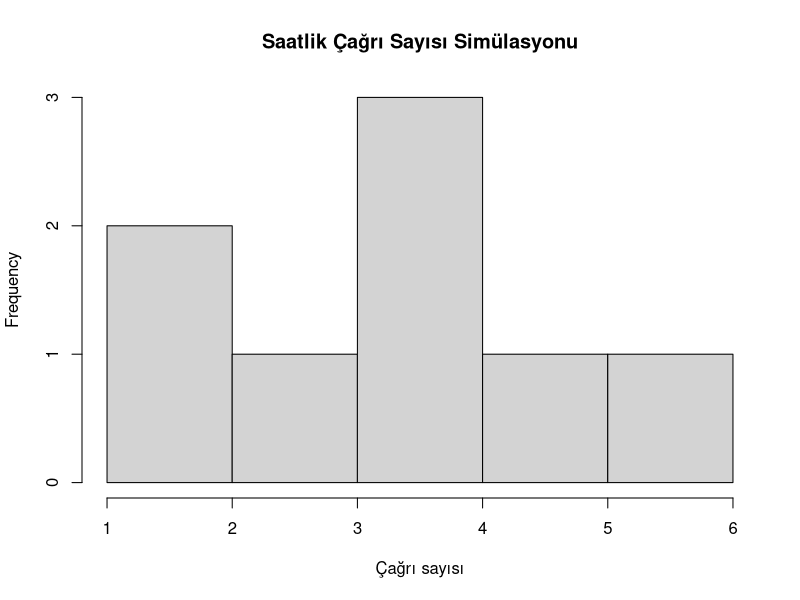
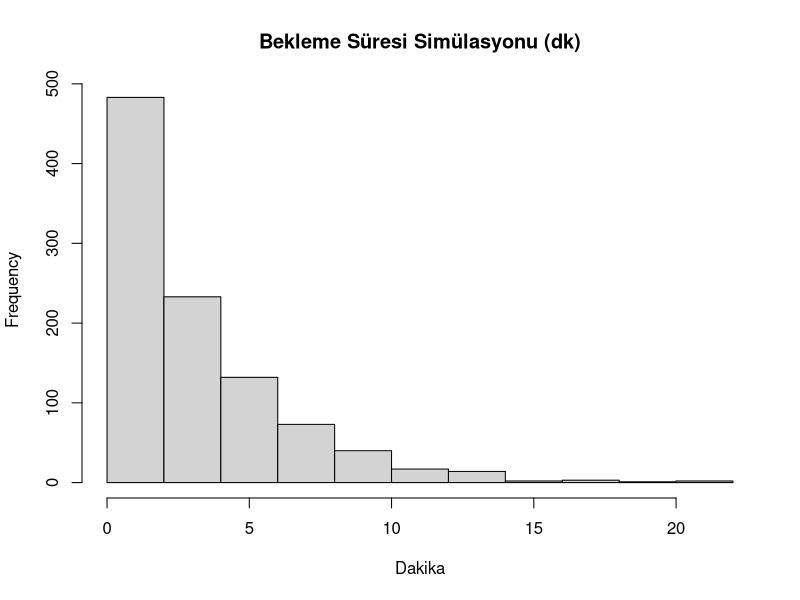

Source code (R) for these figures, in order:
## ---- chunk 1
dbinom(x = 2, size = 20, prob = 0.03)
## ---- chunk 2
pbinom(q = 2, size = 20, prob = 0.03)
## ---- chunk 3
dpois(x = 6, lambda = 4)
## ---- chunk 4
set.seed(2026)
gunluk_cagrilar <- rpois(n = 8, lambda = 4)
gunluk_cagrilar
hist(gunluk_cagrilar, main = "Saatlik Çağrı Sayısı Simülasyonu",
     xlab = "Çağrı sayısı")
## ---- chunk 5
1 - pnorm(q = 85, mean = 70, sd = 12)
## ---- chunk 6
qnorm(p = 0.95, mean = 70, sd = 12)
## ---- chunk 7
1 - pexp(q = 5, rate = 1/3)
## ---- chunk 8
set.seed(2026)
bekleme_sureleri <- rexp(n = 1000, rate = 1/3)
mean(bekleme_sureleri)
hist(bekleme_sureleri, main = "Bekleme Süresi Simülasyonu (dk)",
     xlab = "Dakika")
